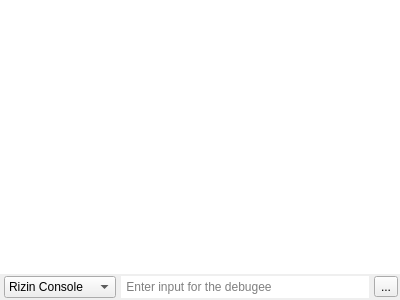
<?xml version="1.0" encoding="UTF-8"?>
<ui version="4.0">
 <class>ConsoleWidget</class>
 <widget class="QDockWidget" name="ConsoleWidget">
  <property name="geometry">
   <rect>
    <x>0</x>
    <y>0</y>
    <width>400</width>
    <height>300</height>
   </rect>
  </property>
  <property name="windowTitle">
   <string>Console</string>
  </property>
  <widget class="QWidget" name="dockWidgetContents">
   <layout class="QVBoxLayout" name="verticalLayout">
    <property name="spacing">
     <number>0</number>
    </property>
    <property name="leftMargin">
     <number>0</number>
    </property>
    <property name="topMargin">
     <number>0</number>
    </property>
    <property name="rightMargin">
     <number>0</number>
    </property>
    <property name="bottomMargin">
     <number>0</number>
    </property>
    <item>
     <widget class="SearchableTextEdit" name="outputTextEdit">
      <property name="sizePolicy">
       <sizepolicy hsizetype="Expanding" vsizetype="Expanding">
        <horstretch>0</horstretch>
        <verstretch>0</verstretch>
       </sizepolicy>
      </property>
      <property name="font">
       <font>
        <family>Monospace</family>
       </font>
      </property>
      <property name="frameShape">
       <enum>QFrame::Shape::NoFrame</enum>
      </property>
      <property name="lineWidth">
       <number>0</number>
      </property>
      <property name="undoRedoEnabled">
       <bool>false</bool>
      </property>
      <property name="readOnly">
       <bool>true</bool>
      </property>
      <property name="plainText">
       <string/>
      </property>
      <property name="textInteractionFlags">
       <set>Qt::TextInteractionFlag::LinksAccessibleByMouse|Qt::TextInteractionFlag::TextSelectableByKeyboard|Qt::TextInteractionFlag::TextSelectableByMouse</set>
      </property>
     </widget>
    </item>
    <item>
     <layout class="QGridLayout" name="gridLayout">
      <property name="leftMargin">
       <number>4</number>
      </property>
      <property name="topMargin">
       <number>2</number>
      </property>
      <property name="rightMargin">
       <number>2</number>
      </property>
      <property name="bottomMargin">
       <number>2</number>
      </property>
      <property name="spacing">
       <number>5</number>
      </property>
      <item row="0" column="0">
       <widget class="DirectionalComboBox" name="inputCombo">
        <property name="visible">
         <bool>false</bool>
        </property>
        <property name="sizeAdjustPolicy">
         <enum>QComboBox::SizeAdjustPolicy::AdjustToContents</enum>
        </property>
        <item>
         <property name="text">
          <string>Rizin Console</string>
         </property>
        </item>
        <item>
         <property name="text">
          <string>Debugee Input</string>
         </property>
        </item>
       </widget>
      </item>
      <item row="0" column="1">
       <widget class="QLineEdit" name="rzInputLineEdit">
        <property name="sizePolicy">
         <sizepolicy hsizetype="Expanding" vsizetype="Minimum">
          <horstretch>0</horstretch>
          <verstretch>0</verstretch>
         </sizepolicy>
        </property>
        <property name="frame">
         <bool>false</bool>
        </property>
        <property name="placeholderText">
         <string> Type &quot;?&quot; for help</string>
        </property>
        <property name="clearButtonEnabled">
         <bool>true</bool>
        </property>
       </widget>
      </item>
      <item row="0" column="1">
       <widget class="QLineEdit" name="debugeeInputLineEdit">
        <property name="sizePolicy">
         <sizepolicy hsizetype="Expanding" vsizetype="Minimum">
          <horstretch>0</horstretch>
          <verstretch>0</verstretch>
         </sizepolicy>
        </property>
        <property name="visible">
         <bool>false</bool>
        </property>
        <property name="frame">
         <bool>false</bool>
        </property>
        <property name="placeholderText">
         <string> Enter input for the debugee</string>
        </property>
        <property name="clearButtonEnabled">
         <bool>true</bool>
        </property>
       </widget>
      </item>
      <item row="0" column="2">
       <widget class="QToolButton" name="execButton">
        <property name="sizePolicy">
         <sizepolicy hsizetype="Fixed" vsizetype="Fixed">
          <horstretch>0</horstretch>
          <verstretch>0</verstretch>
         </sizepolicy>
        </property>
        <property name="toolTip">
         <string>Execute command</string>
        </property>
        <property name="styleSheet">
         <string notr="true"/>
        </property>
        <property name="text">
         <string>...</string>
        </property>
        <property name="icon">
         <iconset resource="../resources.qrc">
          <normaloff>:/img/icons/arrow_right.svg</normaloff>:/img/icons/arrow_right.svg</iconset>
        </property>
        <property name="iconSize">
         <size>
          <width>24</width>
          <height>16</height>
         </size>
        </property>
       </widget>
      </item>
     </layout>
    </item>
   </layout>
  </widget>
 </widget>
 <customwidgets>
  <customwidget>
   <class>DirectionalComboBox</class>
   <extends>QComboBox</extends>
   <header>common/DirectionalComboBox.h</header>
   <container>1</container>
  </customwidget>
  <customwidget>
   <class>SearchableTextEdit</class>
   <extends>QPlainTextEdit</extends>
   <header>widgets/SearchableTextEdit.h</header>
  </customwidget>
 </customwidgets>
 <resources>
  <include location="../resources.qrc"/>
 </resources>
 <connections/>
</ui>
